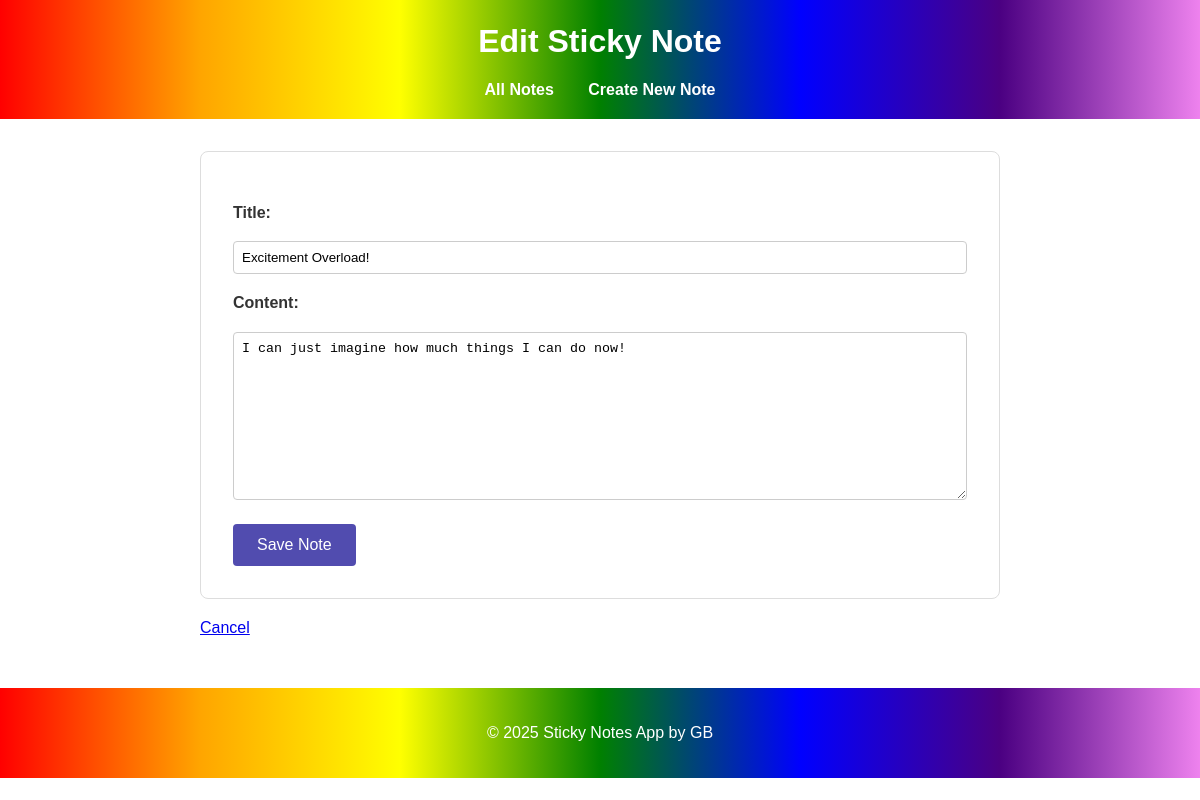
The page /note/2/edit/ on the database its author committed.
### notes/models.py (models this page shows, shortened)
class Note(models.Model):
    title = models.CharField(max_length=255)
    content = models.TextField()
    created_at = models.DateTimeField(auto_now_add=True)
    updated_at = models.DateTimeField(auto_now=True)

### notes/views.py (the view)
# urls.py: path("note/<int:pk>/edit/", note_update, name="note_update"),
def note_update(request, pk):
    note = get_object_or_404(Note, pk=pk)
    if request.method == "POST":
        form = NoteForm(request.POST, instance=note)
        if form.is_valid():
            form.save()
            return redirect('note_list')
    else:
        form = NoteForm(instance=note)
    return render(request, 'notes/note_form.html', {'form': form})

### notes/forms.py
class NoteForm(forms.ModelForm):
    class Meta:
        model = Note
        fields = ['title', 'content']

### notes/templates/notes/note_form.html (shortened to what this page needs)
{% extends 'base.html' %}
{% block header %}
    {% if form.instance.pk %}Edit Sticky Note{% else %}Create New Sticky Note{% endif %}
{% endblock %}
{% block content %}
    <form method="post">
        {{ form.as_p }}
        <button type="submit">Save Note</button>
    </form>
    <p><a href="{% url 'note_list' %}">Cancel</a></p>
{% endblock %}

### notes/static/notes/styles.css (style rules this page uses)
body { font-family: Arial, sans-serif; background-color: #ffffffb2; color: #333; line-height: 1.6; margin: 0; padding: 0; }
form { background-color: #ffffffb2; padding: 2rem; border: 1px solid #ddd; border-radius: 8px; }
form p { margin-bottom: 1rem; }
form label { display: block; font-weight: bold; margin-bottom: 0.5rem; }
form input[type="text"], form textarea { width: 100%; padding: 0.5rem; margin-top: 0.5rem; box-sizing: border-box; border: 1px solid #ccc; border-radius: 4px; }
form button { background-color: #514caf; color: white; padding: 0.75rem 1.5rem; border: none; border-radius: 4px; cursor: pointer; font-size: 1em; }

### rows shown on the page
Note: title "Excitement Overload!", content "I can just imagine how much things I can do now!"
